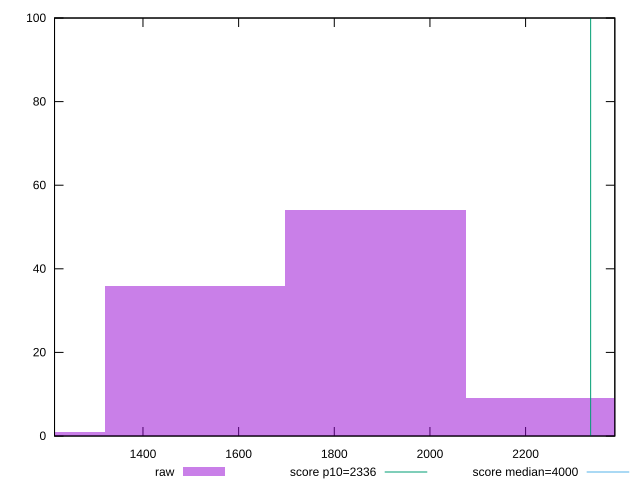

Reproduce this figure in gnuplot.
reset

$raw <<EOF
1886.6379118367777 54
1509.3103294694222 36
2263.9654942041334 9
1131.9827471020667 1
EOF

set key outside below
set boxwidth 377.32758236735555
set xrange [1215.082:2386.5654999999997]
set yrange [0:100]
set trange [0:100]
set style fill transparent solid 0.5 noborder

set parametric
set terminal svg size 640, 490 enhanced background rgb 'white'
set output "reports/report_00028_2021-02-24T12-49-42.674Z/first-meaningful-paint/samples/music/raw/histogram.svg"

plot $raw title "raw" with boxes, \
     2336,t title "score p10=2336", \
     4000,t title "score median=4000"

reset
